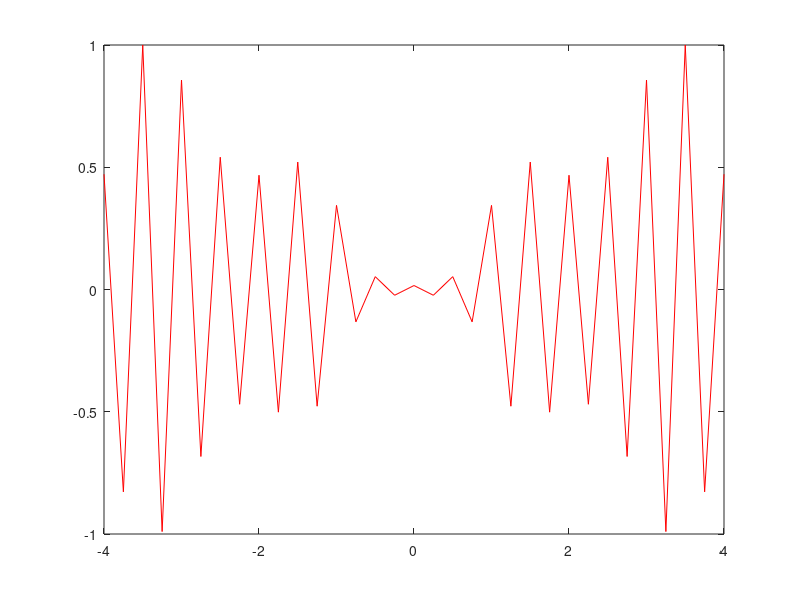

This figure's MATLAB source:
clear
clf

h=0.25;
x=-4:h:4;
m=length(x);

D=2*eye(m);
D=D-diag(ones(m-1,1),+1);
D=D-diag(ones(m-1,1),-1);
D=D/(2*h^2);

potential = 10*ones(m,1);
potential(abs(x)<1)=0;
V=diag(potential);

A=D+V;

[vmat,emat] = eig(A);
B = inv(A);

psi = ones(m,1);

for i=1:30
    psi=A*psi;
    psi = psi/max(abs(psi));
end
plot(x,psi,'r-')
